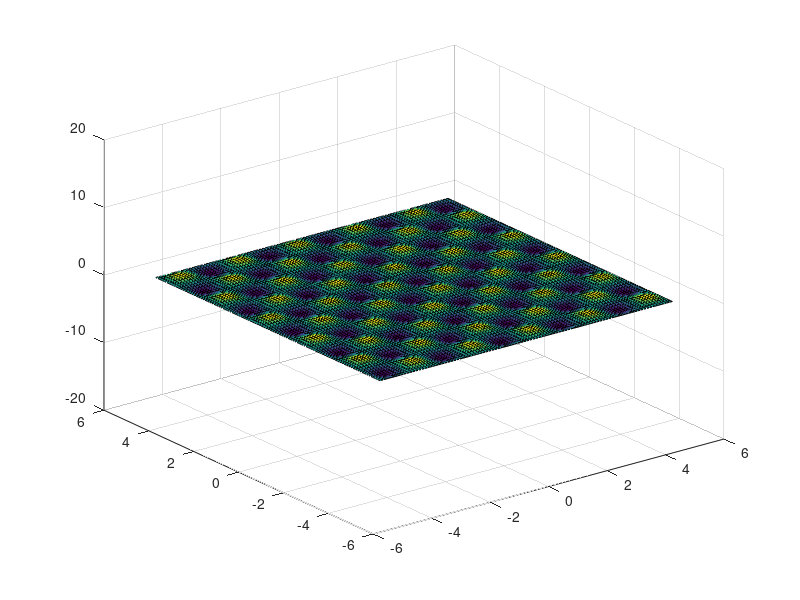

MATLAB code for this plot:
%Normal Modes of a Square Membrane
%Part 3
%F.I. Giasemis

clear all
disp('give two integers')
n=input('n=');
m=input('m=');
[x,y]=meshgrid(-5:.1:5);
A=10;
l=5;

for t=0:.05:10
    u=A*sin(m*pi*x/l).*sin(n*pi*y/l)*cos(sqrt(m^2+n^2)*t)+A*sin(n*pi*x/l).*sin(m*pi*y/l)*cos(sqrt(m^2+n^2)*t);
    surf(x,y,u)
    zlim([-2*A 2*A]);
    pause(.001)
end
clc
    
    
